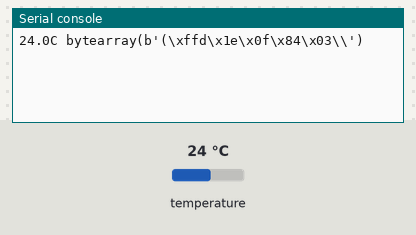
Bench run of a program on a simulated Raspberry Pi Pico running MicroPython. Parts: the last lines printed to the serial console. The test bench sets the inputs (shaded band); at power-on: temperature 24 °C.

Above: at 1.2 s.
1.3 s: temperature set to 12 °C
At 4.1 s:
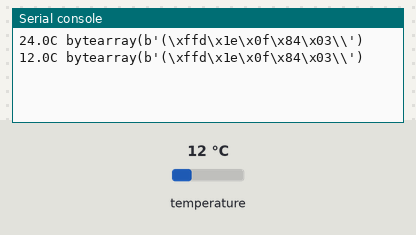
4.9 s: temperature set to 19 °C
At 7.2 s:
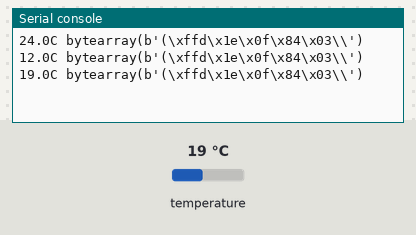
Timing chart, 0 to 8.7 s (numbered marks = the images above; inputs shaded):
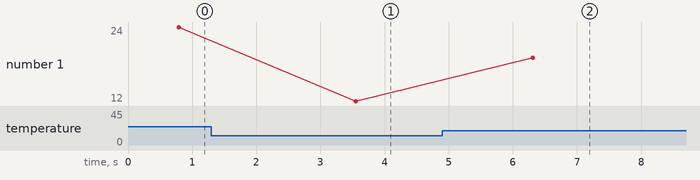

Measured:
- after the input at 1.3 s, the serial console: prints a new line after 2.3 s (image 1)
- after the input at 4.9 s, the serial console: prints a new line after 1.4 s (image 2)
- plotted number 1: 24 → 12 after the input at 1.3 s, 12 → 19 after the input at 4.9 s

The program:

demo_4_onewire.py
```python
import time
import machine
import onewire
import ds18x20

ow = onewire.OneWire(machine.Pin("GPIO27"))
ds = ds18x20.DS18X20(ow)
serials = ds.scan()
while True:
    ds.convert_temp()
    time.sleep_ms(750)
    for serial in serials:
        print(f"{ds.read_temp(serial):0.1f}C {serial}")
    time.sleep_ms(2000)
```
